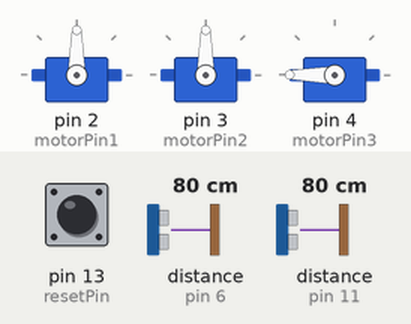
A sketch run on a simulated Arduino Uno, built with avr-gcc and run on an emulated ATmega328P. Shown: 3 × servo. Wiring (inferred from the names in the program): 2 × ultrasonic range finder: trigger pin 5, echo pin 6 / trigger pin 10, echo pin 11. The test bench sets the inputs (shaded band); at power-on: pin 13 (resetPin) LOW, distance to the obstacle (sensors on pin 6, pin 11) 80 cm. The echo pulse lasts 58.3 µs per cm.

Above: at 3.8 s.
3.9 s: pin 13 (resetPin) pulled HIGH for 3.2 s
At 4.7 s:
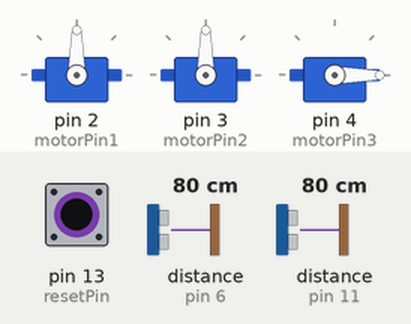
Timing chart, 0 to 9.4 s (numbered marks = the images above; inputs shaded):
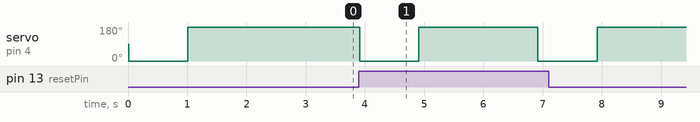

The sketch:

final_foldmatic.ino
```cpp
#include <Servo.h>


const int resetPin = 13;
int resetState;
// constants for ultrasonics
// 1 = shirt sensor
// 2 = pant sensor

const int trigPin1 = 10;
const int echoPin1 = 11;

long duration1;
int distance1;

const int trigPin2 = 5;
const int echoPin2 = 6;

long duration2;
int distance2;

// constants for motors

const int motorPin1 = 2;
const int motorPin2 = 3;
const int motorPin3 = 4;

Servo servo1;
Servo servo2;
Servo servo3;

// order of motor rotations

int sleevelessFolds[] = {3};
int sleevedFolds[] = {1, 2, 3};
int pantFolds[] = {1, 2};

// other variables

int foldTime = 1000;
int foldAngle = 359;

// const int switchPin = 13;
// const int buzzerPin = 12;

const int maxDistance = 10;

int coveredSensors;
int switch_state;

bool foldFlag = true;


void setup() {
  // starts serial
  // Serial.begin(9600);

  // sets up ultrasonics
  pinMode(trigPin1, OUTPUT);
  pinMode(echoPin1, INPUT);

  pinMode(trigPin2, OUTPUT);
  pinMode(echoPin2, INPUT);

  // sets up servos
  servo1.attach(motorPin1);
  servo2.attach(motorPin2);
  servo3.attach(motorPin3);

  // pinMode(switchPin, INPUT);
  // pinMode(buzzerPin, OUTPUT);

  pinMode(resetPin, INPUT);

}

void loop() {
  resetState = digitalRead(resetPin);
  if (resetState == HIGH) {
    foldFlag = true;
  }

  if (foldFlag == true) {
    coveredSensors = detectSensors();
    rotateMotors(coveredSensors);
  }
}

void rotate(int motor, int degrees) {
  if (motor == 1){
    servo1.write(0);
    servo1.write(degrees);
    delay(1000);
    servo1.write(0);
  }
  else if (motor == 3){
    servo3.write(degrees);
    servo3.write(0);
    delay(1000);
    servo3.write(degrees);
  }
  // else if (motor == 4){
  //   servo4.write(0);
  //   servo4.write(degrees);
  //   delay(1000);
  //   servo4.write(0);
  // }
  else if (motor == 2){
    servo2.write(0);
    servo2.write(degrees);
    delay(1000);
    servo2.write(0);
  }

}

int runUltrasonic(int n) {
  if(n == 1) {
    digitalWrite(trigPin1, LOW);
    delayMicroseconds(2);

    digitalWrite(trigPin1, HIGH);
    delayMicroseconds(10);
    digitalWrite(trigPin1, LOW);

    duration1 = pulseIn(echoPin1, HIGH);
    distance1 = duration1 * 0.034 / 2;

    return distance1;
  }
  if(n == 2) {
    digitalWrite(trigPin2, LOW);
    delayMicroseconds(2);

    digitalWrite(trigPin2, HIGH);
    delayMicroseconds(10);
    digitalWrite(trigPin2, LOW);

    duration2 = pulseIn(echoPin2, HIGH);
    distance2 = duration2 * 0.034 / 2;

    return distance2;
  }
}

int detectSensors() {
  int sensedDistance1 = runUltrasonic(1);
  int sensedDistance2 = runUltrasonic(2);
  // Serial.println(sensedDistance1);
  // Serial.println(sensedDistance2);

  if (sensedDistance1 <= maxDistance) {
    return 1;
  }
  if (sensedDistance2 <= maxDistance) {
    return 2;
  }
  return 0;
}

void rotateMotors(int n) {
  int l;
  int currMotor;
  if (n == 0) {
    l = sizeof(sleevelessFolds) / sizeof(sleevelessFolds[0]);
    for (int i = 0; i < l; i++) {
      currMotor = sleevelessFolds[i];
      rotate(currMotor, foldAngle);
      delay(2000);
    }
  }
  else if (n == 1) {
    l = sizeof(sleevedFolds) / sizeof(sleevedFolds[0]);
    for (int i = 0; i < l; i++) {
      currMotor = sleevedFolds[i];
      rotate(currMotor, foldAngle);
      delay(2000);
    }
  }
  else if (n == 2) {
    l = sizeof(pantFolds) / sizeof(pantFolds[0]);
    for (int i = 0; i < l; i++) {
      currMotor = pantFolds[i];
      rotate(currMotor, foldAngle);
      delay(2000);
    }
  }
  foldFlag = false;
}
```

Measured:
- after the input at 3.9 s, servo on pin 4 (motorPin3): alternates 180° for 2.0 s and 0° for 1.0 s, 4 changes in all, then stays 180°, starting at once
